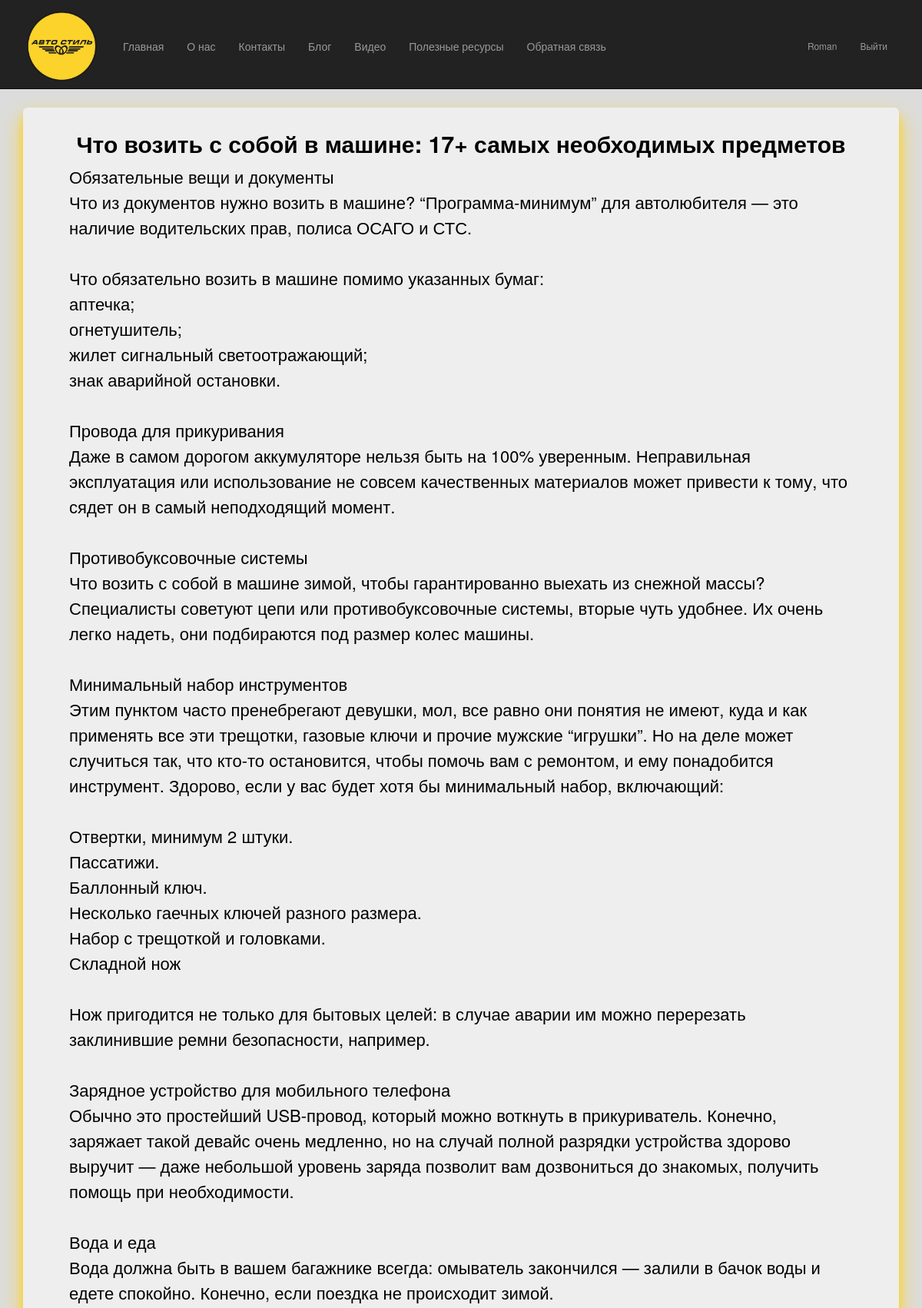
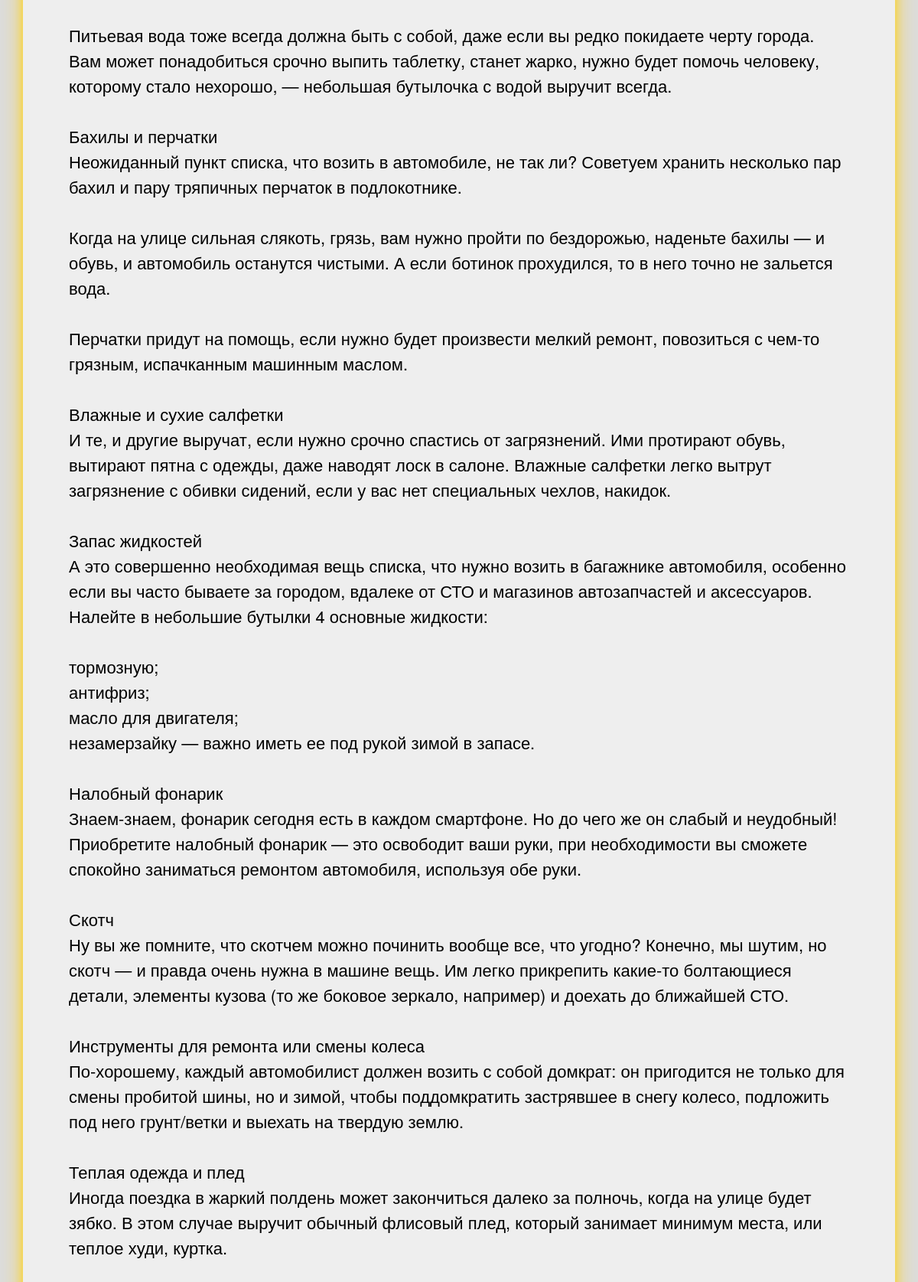
The page /blogpost/1/ (signed in, upper part) on the database its author committed (2 pictures, top to bottom).
### app/models.py (models this page shows, shortened)
class Blog(models.Model):
    author = models.ForeignKey(User, null=True, blank=True, on_delete = models.SET_NULL, verbose_name = "Автор")
    title = models.CharField(max_length = 100, unique_for_date = "posted", verbose_name= "Заголовок")
    description = models.TextField(verbose_name = "Краткое содержание")
    content = models.TextField(verbose_name = "Полное содержание")
    posted = models.DateTimeField(default = datetime.now(), db_index = True, verbose_name = "Опубликована")
    image = models.FileField(default = 'temp.jpg', verbose_name="Путь к картинке")
    class Meta:
        db_table = "Posts"                      # Имя таблицы для модели
        ordering = ["-posted"]                  # Порядок сортировки данных в модели ( "-" означает убывание)
        verbose_name = "статья блога"           # Имя, под которым модель будет отображаться административном разделе (для одной статьи блога)
        verbose_name_plural = "статьи блога"    # Тоже для всех статей блога

### app/views.py (the view)
# urls.py: path('blogpost/<int:parametr>/', views.blogpost, name='blogpost'),
def blogpost(request, parametr):
    assert isinstance(request, HttpRequest)
    post_1 = Blog.objects.get(id=parametr) # запрос на выбор конкретной статьи по параметру
    comments = Comment.objects.filter(post=parametr)
    if request.method == "POST": # после отправки данных формы на сервер методом POST
        form = CommentForm(request.POST)
        if form.is_valid():
            comment_f = form.save(commit=False)
            comment_f.author = request.user # добавляем (так как этого поля нет в форме) в модель Комментария (Comment) в поле автор авторизованного пользователя
            comment_f.date = datetime.now() # добавляем в модель Комментария (Comment) текущую дату
            comment_f.post = Blog.objects.get(id=parametr) # добавляем в модель Комментария (Comment) статью, для которой данный комментарий
            comment_f.save() # сохраняем изменения после добавления полей
            return redirect('blogpost', parametr=post_1.id) # переадресация на ту же страницу статьи после отправки комментария
    else:
        form = CommentForm() # создание формы для ввода комментария
    return render(
        request,
        'app/blogpost.html',
        {
            'post_1': post_1, # передача конкретной статьи в шаблон веб-страницы
            'comments': comments, # передача всех комментариев к данной статье в шаблон веб-страницы
            'form': form, # передача формы добавления комментария в шаблон веб-страницы
            'year':datetime.now().year,
        }
    )

### app/templates/app/blogpost.html (shortened to what this page needs)
{% extends "app/layout.html" %}
{% block content %}
<div class="jumbotron blogpost">
    <h2> {{post_1.title}} </h2>
    <p> {{post_1.content|linebreaksbr}} </p>
</div>
{% endblock %}

### app/templates/app/loginpartial.html (shortened to what this page needs)
﻿{% if user.is_authenticated %}
<form id="logoutForm" action="/logout/" method="post" class="navbar-right">
    <ul class="nav navbar-nav navbar-right">
        <li><span class="navbar-brand">{{ user.username }}</span></li>
        <li><a href="javascript:document.getElementById('logoutForm').submit()">Выйти</a></li>
    </ul>
</form>
{% endif %}

### app/static/app/content/site.css (style rules this page uses)
body { padding-top: 120px; padding-bottom: 20px; background-color: gainsboro; }
.navbar-nav { margin-top: 35px; font-size: 14px; }
.navbar-brand { padding-bottom:0; }
.navbar-right, .navbar-right .navbar-brand { font-size: 12px; }
.jumbotron { padding: 10px; box-shadow: 0 14px 28px #FCD32B, 0 10px 10px #FCD32B; }
.jumbotron p { font-size: 22px; line-height: 150%; }
body { overflow-y: scroll; }
.blogpost h2 { font-weight:bold; text-align:center; }

### rows shown on the page
Blog: title "Что возить с собой в машине: 17+ самых необходимых предметов", content "Обязательные вещи и документы Что из документов нужно возить в машине? “Программа-минимум” для автолюбителя — это наличие водительских прав, полиса ОСАГО и СТС. Что обязательно возить в машине помимо указанных бумаг: аптечка; огнетушитель; жилет сигнальный светоотражающий; знак аварийной остановки. Провода для прикуривания Даже в самом дорогом аккумуляторе нельзя быть на 100% уверенным. Неправильная эксплуатация или использование не совсем качественных материалов может привести к тому, что сядет он в самый неподходящий момент. Противобуксовочные системы Что возить с собой в машине зимой, чтобы гарантированно выехать из снежной массы? Специалисты советуют цепи или противобуксовочные системы,…"

### other values the page prints
{{ user.username }} "Roman"
